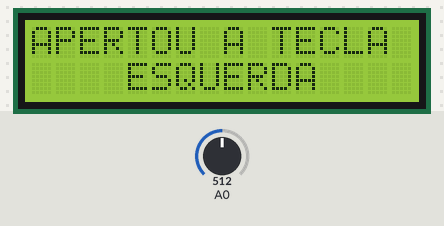
Recording of a sketch running on a simulated Arduino Uno, built with avr-gcc and run on an emulated ATmega328P. Shown: 16×2 character LCD. The inputs (shaded band) are chosen by the test bench; at power-on: A0 = 512.

Above: at 1.2 s.
1.3 s: A0 set to 610
At 2.5 s:
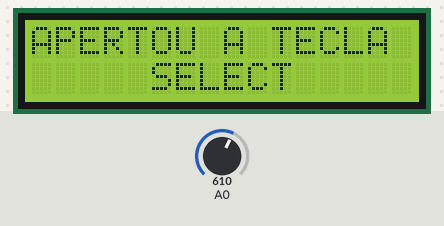
2.8 s: A0 set to 390
At 3.8 s:
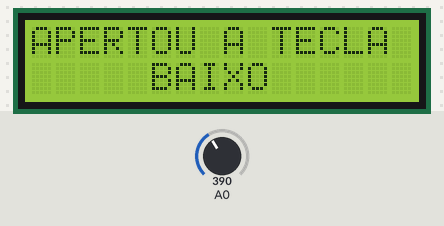
4.3 s: A0 set to 190
At 4.9 s:
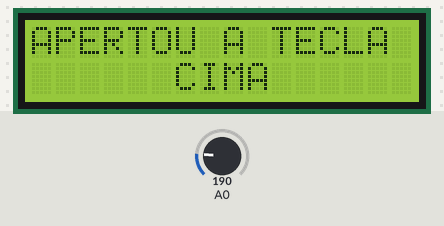
5.8 s: A0 set to 70
At 7.0 s:
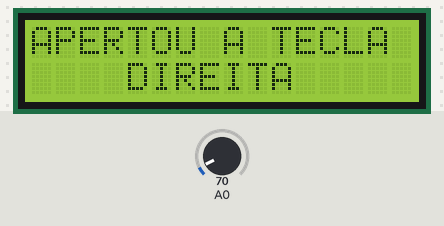
7.3 s: A0 set to 90
At 8.4 s:
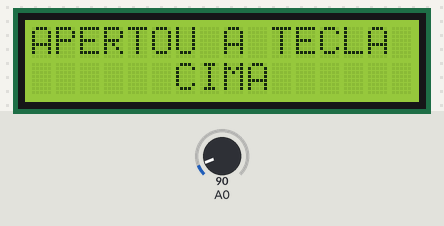
8.8 s: A0 set to 0
At 9.5 s:
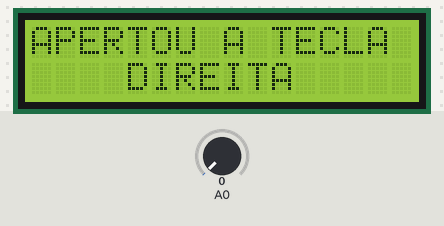
Timing chart, 0 to 11.3 s (numbered marks = the images above; inputs shaded):
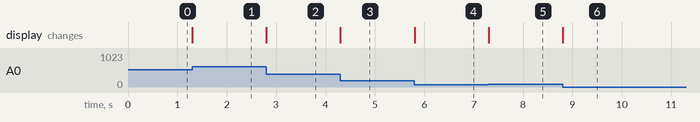

Measured:
- after the input at 1.3 s, the display: changes at once (image 1)
- after the input at 2.8 s, the display: changes at once (image 2)
- after the input at 4.3 s, the display: changes at once (image 3)
- after the input at 5.8 s, the display: changes at once (image 4)
- after the input at 7.3 s, the display: changes at once (image 5)
- after the input at 8.8 s, the display: changes at once (image 6)

The sketch:

sketch_jan31a.ino
```cpp
#include <LiquidCrystal.h> //INCLUSÃO DE BIBLIOTECA

LiquidCrystal lcd(8, 9, 4, 5, 6, 7); //PORTAS DO ARDUINO QUE SÃO UTILIZADAS PELO SHIELD KEYPAD DISPLAY LCD

void setup(){
 lcd.begin(16,2); //SETA A QUANTIDADE DE COLUNAS(16) E O NÚMERO DE LINHAS(2) DO DISPLAY. EM SUMA: UMA MATRIZ DE 16 COLUNAS E 2 LINHAS
 lcd.setCursor(0,0); //SETA A POSIÇÃO EM QUE O CURSOR INCIALIZA(LINHA 1)
 lcd.print("APERTOU A TECLA"); //ESCREVE A FRASE "APERTOU A TECLA" NA PRIMEIRA LINHA DO DISPLAY LCD
}

void loop(){
 lcd.setCursor(0,1); //SETA A POSIÇÃO EM QUE O CURSOR RECEBE O TEXTO A SER MOSTRADO(LINHA 2)
 if ((analogRead(0)) < 80) { //SE A LEITURA DO PINO FOR MENOR QUE 80, FAZ
  lcd.print ("    DIREITA    "); //ESCREVE NO LCD O TEXTO
 }
 else if ((analogRead(0)) < 200) { //SE A LEITURA DO PINO FOR MENOR QUE 200, FAZ
  lcd.print ("      CIMA     ");  //ESCREVE NO LCD O TEXTO
 }
 else if ((analogRead(0)) < 400){ //SE A LEITURA DO PINO FOR MENOR QUE 400, FAZ
  lcd.print ("     BAIXO     "); //ESCREVE NO LCD O TEXTO
 }
 else if ((analogRead(0)) < 600){ //SE A LEITURA DO PINO FOR MENOR QUE 600, FAZ
  lcd.print ("    ESQUERDA   "); //ESCREVE NO LCD O TEXTO
 }
 else if ((analogRead(0)) < 800){ //SE A LEITURA DO PINO FOR MENOR QUE 800, FAZ
  lcd.print ("     SELECT    "); //ESCREVE NO LCD O TEXTO
 }
}
```
